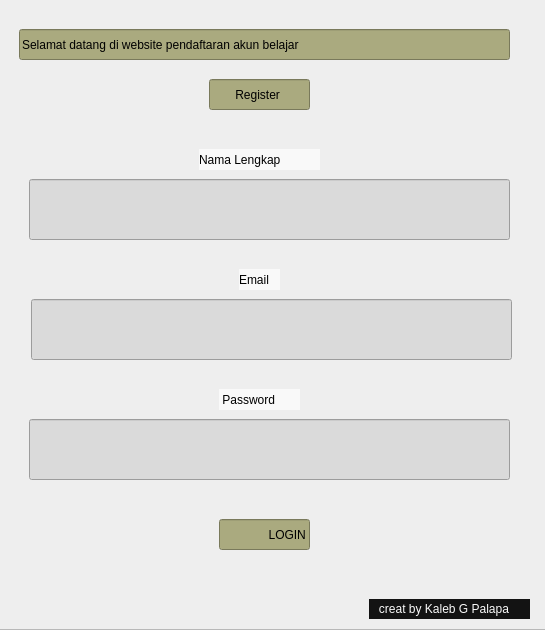
<?xml version="1.0" encoding="UTF-8"?>
<ui version="4.0">
 <class>Dialog</class>
 <widget class="QDialog" name="Dialog">
  <property name="geometry">
   <rect>
    <x>0</x>
    <y>0</y>
    <width>545</width>
    <height>630</height>
   </rect>
  </property>
  <property name="windowTitle">
   <string>Dialog</string>
  </property>
  <widget class="QFrame" name="frame">
   <property name="geometry">
    <rect>
     <x>-1</x>
     <y>-1</y>
     <width>601</width>
     <height>631</height>
    </rect>
   </property>
   <property name="styleSheet">
    <string notr="true">background-color: rgb(238, 238, 238);</string>
   </property>
   <property name="frameShape">
    <enum>QFrame::StyledPanel</enum>
   </property>
   <property name="frameShadow">
    <enum>QFrame::Raised</enum>
   </property>
   <widget class="QLabel" name="label_3">
    <property name="geometry">
     <rect>
      <x>370</x>
      <y>600</y>
      <width>161</width>
      <height>20</height>
     </rect>
    </property>
    <property name="styleSheet">
     <string notr="true">color: rgb(250, 250, 250);
background-color: rgb(19, 19, 19);</string>
    </property>
    <property name="text">
     <string>   creat by Kaleb G Palapa</string>
    </property>
   </widget>
   <widget class="QLineEdit" name="LOGIN">
    <property name="geometry">
     <rect>
      <x>220</x>
      <y>520</y>
      <width>91</width>
      <height>31</height>
     </rect>
    </property>
    <property name="styleSheet">
     <string notr="true">background-color: rgb(170, 170, 127);
font: 16pt &quot;MS Shell Dlg 2&quot;;</string>
    </property>
    <property name="text">
     <string>                 LOGIN</string>
    </property>
   </widget>
   <widget class="QLineEdit" name="Password">
    <property name="geometry">
     <rect>
      <x>32</x>
      <y>300</y>
      <width>481</width>
      <height>61</height>
     </rect>
    </property>
    <property name="styleSheet">
     <string notr="true">background-color: rgb(218, 218, 218);</string>
    </property>
   </widget>
   <widget class="QLabel" name="label_2">
    <property name="geometry">
     <rect>
      <x>240</x>
      <y>270</y>
      <width>41</width>
      <height>21</height>
     </rect>
    </property>
    <property name="styleSheet">
     <string notr="true">
font: 10pt &quot;MS Shell Dlg 2&quot;;
background-color: rgb(249, 249, 249);</string>
    </property>
    <property name="text">
     <string>Email</string>
    </property>
   </widget>
   <widget class="QLineEdit" name="Password_2">
    <property name="geometry">
     <rect>
      <x>30</x>
      <y>180</y>
      <width>481</width>
      <height>61</height>
     </rect>
    </property>
    <property name="styleSheet">
     <string notr="true">background-color: rgb(218, 218, 218);</string>
    </property>
   </widget>
   <widget class="QLineEdit" name="Password_3">
    <property name="geometry">
     <rect>
      <x>30</x>
      <y>420</y>
      <width>481</width>
      <height>61</height>
     </rect>
    </property>
    <property name="styleSheet">
     <string notr="true">background-color: rgb(218, 218, 218);</string>
    </property>
   </widget>
   <widget class="QLabel" name="label">
    <property name="geometry">
     <rect>
      <x>200</x>
      <y>150</y>
      <width>121</width>
      <height>21</height>
     </rect>
    </property>
    <property name="styleSheet">
     <string notr="true">
font: 10pt &quot;MS Shell Dlg 2&quot;;
background-color: rgb(249, 249, 249);</string>
    </property>
    <property name="text">
     <string>Nama Lengkap</string>
    </property>
   </widget>
   <widget class="QLabel" name="label_4">
    <property name="geometry">
     <rect>
      <x>220</x>
      <y>390</y>
      <width>81</width>
      <height>21</height>
     </rect>
    </property>
    <property name="styleSheet">
     <string notr="true">
font: 10pt &quot;MS Shell Dlg 2&quot;;
background-color: rgb(249, 249, 249);</string>
    </property>
    <property name="text">
     <string> Password</string>
    </property>
   </widget>
   <widget class="QLineEdit" name="Selamatdatangdiwevsitependaftaranakunbelajar">
    <property name="geometry">
     <rect>
      <x>20</x>
      <y>30</y>
      <width>491</width>
      <height>31</height>
     </rect>
    </property>
    <property name="styleSheet">
     <string notr="true">background-color: rgb(170, 170, 127);
font: 20pt &quot;MS Shell Dlg 2&quot;;
</string>
    </property>
    <property name="text">
     <string>Selamat datang di website pendaftaran akun belajar</string>
    </property>
    <property name="dragEnabled">
     <bool>true</bool>
    </property>
    <property name="readOnly">
     <bool>true</bool>
    </property>
   </widget>
   <widget class="QLineEdit" name="Register">
    <property name="geometry">
     <rect>
      <x>210</x>
      <y>80</y>
      <width>101</width>
      <height>31</height>
     </rect>
    </property>
    <property name="styleSheet">
     <string notr="true">background-color: rgb(170, 170, 127);
font: 14pt &quot;MS Shell Dlg 2&quot;;</string>
    </property>
    <property name="text">
     <string>       Register </string>
    </property>
   </widget>
  </widget>
 </widget>
 <resources/>
 <connections/>
</ui>
